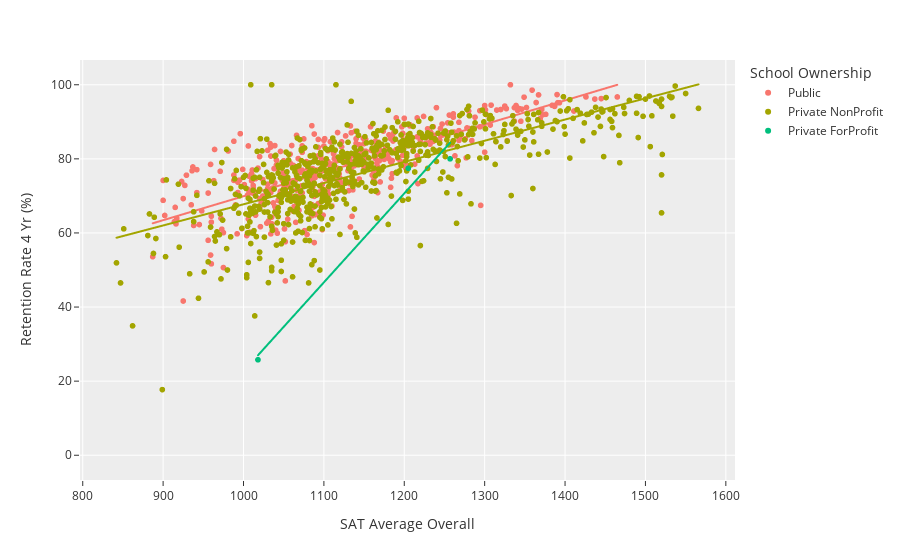

Notebook cell for this chart:
### Code cell
fig = px.scatter(data_frame = df, color="School Ownership",
                 x = "SAT Average Overall", y = "Retention Rate 4 Yr (%)",
                 hover_name=df['School Name'],trendline='ols',
#                  color_discrete_map={ # replaces default color mapping by value
#                 "True": "RebeccaPurple", "False": "MediumGreen"},
                 template = 'ggplot2')
fig.show()

### Figure 1 — Plotly figure (JSON) as saved in the notebook; plotly's stock layout.template omitted (floating-point values rounded to 4 significant figures; data arrays with more than 128 entries replaced by an {"elided": "..."} marker saying what was removed)
{"data": [{"hovertemplate": "<b>%{hovertext}</b><br><br>School Ownership=Public<br>SAT Average Overall=%{x}<br>Retention Rate 4 Yr (%)=%{y}<extra></extra>", "hovertext": {"elided": "581 str values"}, "legendgroup": "Public", "marker": {"color": "#F8766D", "symbol": "circle"}, "mode": "markers", "name": "Public", "showlegend": true, "type": "scattergl", "x": {"elided": "581 int values"}, "xaxis": "x", "y": {"elided": "581 float values"}, "yaxis": "y"}, {"hovertemplate": "<b>OLS trendline</b><br>Retention Rate 4 Yr (%) = 0.064669 * SAT Average Overall + 5.24051<br>R<sup>2</sup>=0.578724<br><br>School Ownership=Public<br>SAT Average Overall=%{x}<br>Retention Rate 4 Yr (%)=%{y} <b>(trend)</b><extra></extra>", "legendgroup": "Public", "marker": {"color": "#F8766D", "symbol": "circle"}, "mode": "lines", "name": "Public", "showlegend": false, "type": "scattergl", "x": {"elided": "443 int values"}, "xaxis": "x", "y": {"elided": "443 float values"}, "yaxis": "y"}, {"hovertemplate": "<b>%{hovertext}</b><br><br>School Ownership=Private NonProfit<br>SAT Average Overall=%{x}<br>Retention Rate 4 Yr (%)=%{y}<extra></extra>", "hovertext": {"elided": "1251 str values"}, "legendgroup": "Private NonProfit", "marker": {"color": "#A3A500", "symbol": "circle"}, "mode": "markers", "name": "Private NonProfit", "showlegend": true, "type": "scattergl", "x": {"elided": "1251 int values"}, "xaxis": "x", "y": {"elided": "1251 float values"}, "yaxis": "y"}, {"hovertemplate": "<b>OLS trendline</b><br>Retention Rate 4 Yr (%) = 0.05718 * SAT Average Overall + 10.5563<br>R<sup>2</sup>=0.510619<br><br>School Ownership=Private NonProfit<br>SAT Average Overall=%{x}<br>Retention Rate 4 Yr (%)=%{y} <b>(trend)</b><extra></extra>", "legendgroup": "Private NonProfit", "marker": {"color": "#A3A500", "symbol": "circle"}, "mode": "lines", "name": "Private NonProfit", "showlegend": false, "type": "scattergl", "x": {"elided": "655 int values"}, "xaxis": "x", "y": {"elided": "655 float values"}, "yaxis": "y"}, {"hovertemplate": "<b>%{hovertext}</b><br><br>School Ownership=Private ForProfit<br>SAT Average Overall=%{x}<br>Retention Rate 4 Yr (%)=%{y}<extra></extra>", "hovertext": {"elided": "157 str values"}, "legendgroup": "Private ForProfit", "marker": {"color": "#00BF7D", "symbol": "circle"}, "mode": "markers", "name": "Private ForProfit", "showlegend": true, "type": "scattergl", "x": {"elided": "157 int values"}, "xaxis": "x", "y": {"elided": "157 float values"}, "yaxis": "y"}, {"hovertemplate": "<b>OLS trendline</b><br>Retention Rate 4 Yr (%) = 0.240076 * SAT Average Overall + -217.414<br>R<sup>2</sup>=0.972475<br><br>School Ownership=Private ForProfit<br>SAT Average Overall=%{x}<br>Retention Rate 4 Yr (%)=%{y} <b>(trend)</b><extra></extra>", "legendgroup": "Private ForProfit", "marker": {"color": "#00BF7D", "symbol": "circle"}, "mode": "lines", "name": "Private ForProfit", "showlegend": false, "type": "scattergl", "x": [1018, 1205, 1257], "xaxis": "x", "y": [26.98, 71.88, 84.36], "yaxis": "y"}], "layout": {"legend": {"title": {"text": "School Ownership"}, "tracegroupgap": 0}, "margin": {"t": 60}, "xaxis": {"anchor": "y", "domain": [0, 1], "title": {"text": "SAT Average Overall"}}, "yaxis": {"anchor": "x", "domain": [0, 1], "title": {"text": "Retention Rate 4 Yr (%)"}}}}
